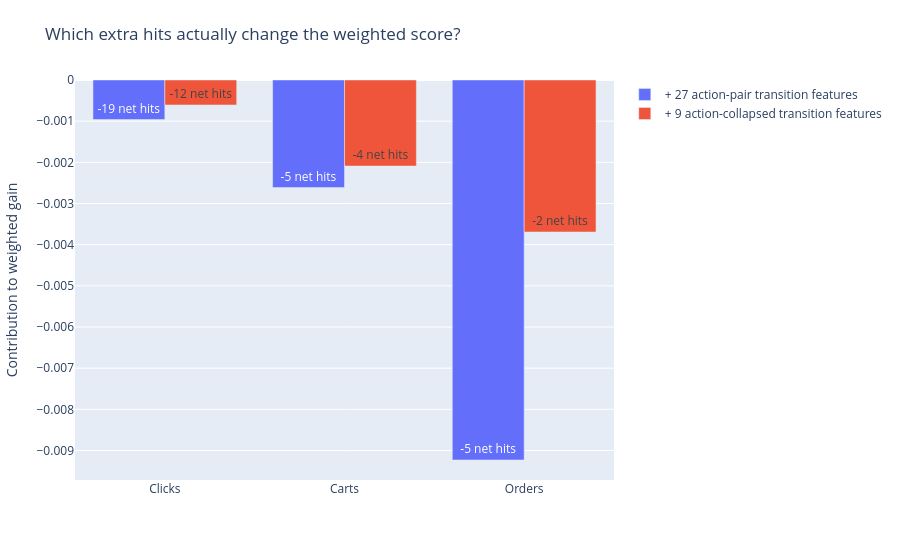

Notebook code cell kept with this figure:
### Markdown cell above
## 5 · Additional hits and their metric contribution

### Code cell
view.show_chart(5)

### Figure 1 — Plotly figure (JSON) as saved in the notebook; plotly's stock layout.template omitted (floating-point values rounded to 4 significant figures)
{"data": [{"name": "+ 27 action-pair transition features", "text": ["-19 net hits", "-5 net hits", "-5 net hits"], "type": "bar", "x": ["Clicks", "Carts", "Orders"], "y": [-0.0009601, -0.002613, -0.009231]}, {"name": "+ 9 action-collapsed transition features", "text": ["-12 net hits", "-4 net hits", "-2 net hits"], "type": "bar", "x": ["Clicks", "Carts", "Orders"], "y": [-0.0006064, -0.002091, -0.003692]}], "layout": {"barmode": "group", "margin": {"b": 80, "l": 65, "r": 35, "t": 80}, "title": {"text": "Which extra hits actually change the weighted score?"}, "yaxis": {"title": {"text": "Contribution to weighted gain"}}}}
